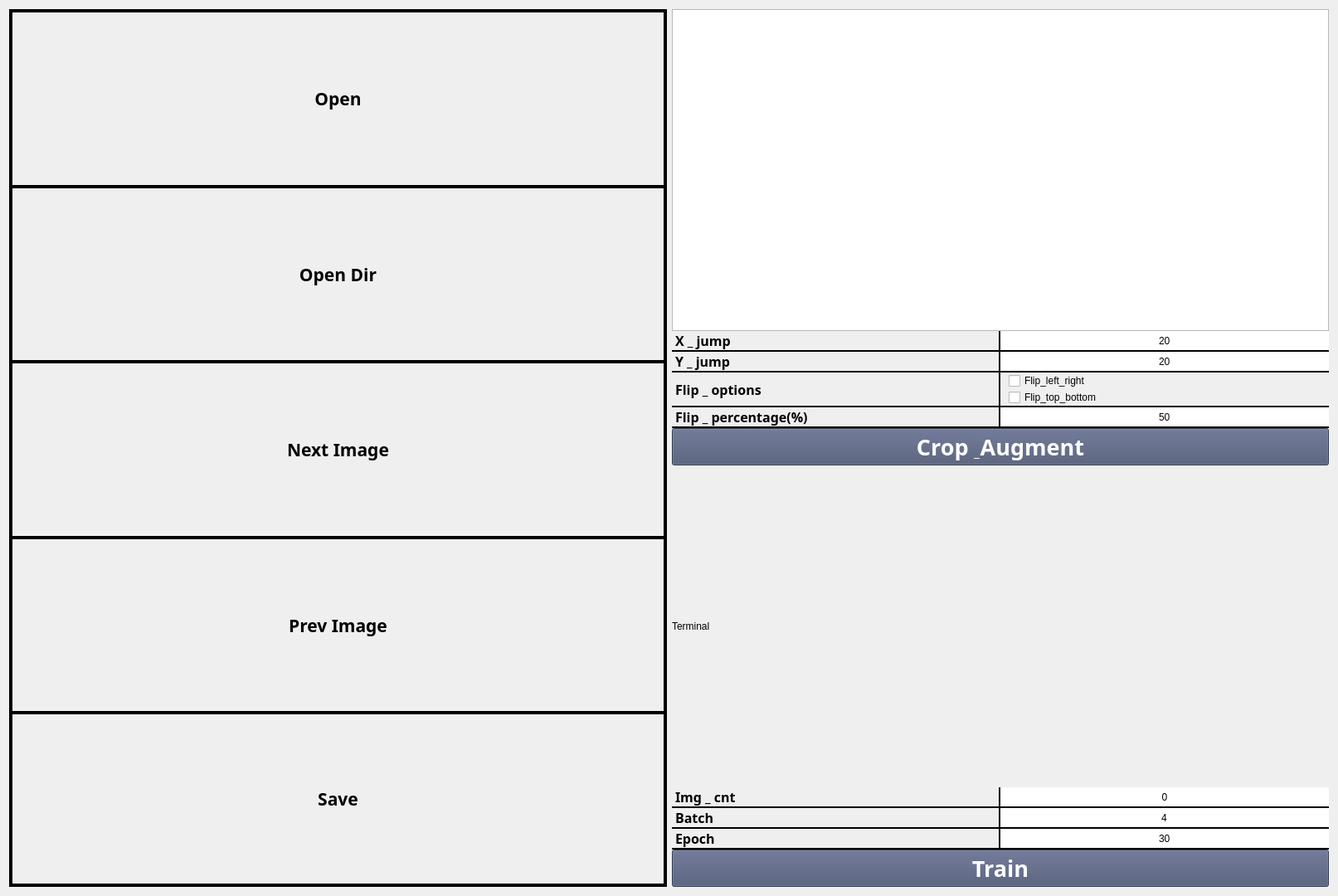
<?xml version="1.0" encoding="UTF-8"?>
<ui version="4.0">
 <class>Labler</class>
 <widget class="QWidget" name="Labler">
  <property name="geometry">
   <rect>
    <x>0</x>
    <y>0</y>
    <width>1613</width>
    <height>1080</height>
   </rect>
  </property>
  <property name="minimumSize">
   <size>
    <width>1024</width>
    <height>640</height>
   </size>
  </property>
  <property name="maximumSize">
   <size>
    <width>1920</width>
    <height>1080</height>
   </size>
  </property>
  <property name="windowTitle">
   <string>Form</string>
  </property>
  <layout class="QHBoxLayout" name="horizontalLayout_2">
   <item>
    <layout class="QHBoxLayout" name="main" stretch="1,4,1">
     <item>
      <layout class="QVBoxLayout" name="control" stretch="0,0,0,0,0">
       <property name="spacing">
        <number>0</number>
       </property>
       <item>
        <widget class="QPushButton" name="open_btn">
         <property name="sizePolicy">
          <sizepolicy hsizetype="Minimum" vsizetype="Expanding">
           <horstretch>0</horstretch>
           <verstretch>0</verstretch>
          </sizepolicy>
         </property>
         <property name="font">
          <font>
           <family>Agency FB</family>
           <pointsize>16</pointsize>
           <weight>75</weight>
           <bold>true</bold>
          </font>
         </property>
         <property name="styleSheet">
          <string notr="true">border: 4px solid black;
border-bottom: 2px;</string>
         </property>
         <property name="text">
          <string>Open</string>
         </property>
        </widget>
       </item>
       <item>
        <widget class="QPushButton" name="open_dir_btn">
         <property name="sizePolicy">
          <sizepolicy hsizetype="Minimum" vsizetype="Expanding">
           <horstretch>0</horstretch>
           <verstretch>0</verstretch>
          </sizepolicy>
         </property>
         <property name="font">
          <font>
           <family>Agency FB</family>
           <pointsize>16</pointsize>
           <weight>75</weight>
           <bold>true</bold>
          </font>
         </property>
         <property name="styleSheet">
          <string notr="true">border: 4px solid black;
border-bottom: 2px;</string>
         </property>
         <property name="text">
          <string>Open Dir</string>
         </property>
        </widget>
       </item>
       <item>
        <widget class="QPushButton" name="next_btn">
         <property name="sizePolicy">
          <sizepolicy hsizetype="Minimum" vsizetype="Expanding">
           <horstretch>0</horstretch>
           <verstretch>0</verstretch>
          </sizepolicy>
         </property>
         <property name="font">
          <font>
           <family>Agency FB</family>
           <pointsize>16</pointsize>
           <weight>75</weight>
           <bold>true</bold>
          </font>
         </property>
         <property name="styleSheet">
          <string notr="true">border: 4px solid black;
border-bottom: 2px;</string>
         </property>
         <property name="text">
          <string>Next Image</string>
         </property>
        </widget>
       </item>
       <item>
        <widget class="QPushButton" name="prev_btn">
         <property name="sizePolicy">
          <sizepolicy hsizetype="Minimum" vsizetype="Expanding">
           <horstretch>0</horstretch>
           <verstretch>0</verstretch>
          </sizepolicy>
         </property>
         <property name="font">
          <font>
           <family>Agency FB</family>
           <pointsize>16</pointsize>
           <weight>75</weight>
           <bold>true</bold>
          </font>
         </property>
         <property name="styleSheet">
          <string notr="true">border: 4px solid black;
border-bottom: 2px;</string>
         </property>
         <property name="text">
          <string>Prev Image</string>
         </property>
        </widget>
       </item>
       <item>
        <widget class="QPushButton" name="save_btn">
         <property name="sizePolicy">
          <sizepolicy hsizetype="Minimum" vsizetype="Expanding">
           <horstretch>0</horstretch>
           <verstretch>0</verstretch>
          </sizepolicy>
         </property>
         <property name="font">
          <font>
           <family>Agency FB</family>
           <pointsize>16</pointsize>
           <weight>75</weight>
           <bold>true</bold>
          </font>
         </property>
         <property name="styleSheet">
          <string notr="true">border: 4px solid black;</string>
         </property>
         <property name="text">
          <string>Save</string>
         </property>
        </widget>
       </item>
      </layout>
     </item>
     <item>
      <layout class="QHBoxLayout" name="img_view">
       <property name="spacing">
        <number>0</number>
       </property>
      </layout>
     </item>
     <item>
      <layout class="QVBoxLayout" name="crop_train" stretch="0,0,0,0,0,0">
       <property name="spacing">
        <number>0</number>
       </property>
       <item>
        <widget class="QListView" name="dir_view"/>
       </item>
       <item>
        <layout class="QGridLayout" name="crop_options" rowstretch="0,0,0,0,0,0">
         <item row="4" column="0">
          <widget class="QLabel" name="flip_options">
           <property name="sizePolicy">
            <sizepolicy hsizetype="Ignored" vsizetype="Minimum">
             <horstretch>0</horstretch>
             <verstretch>0</verstretch>
            </sizepolicy>
           </property>
           <property name="font">
            <font>
             <family>Agency FB</family>
             <pointsize>12</pointsize>
             <weight>75</weight>
             <bold>true</bold>
            </font>
           </property>
           <property name="styleSheet">
            <string notr="true">border: 2px solid black;
border-left: 0px;
border-top: 0px;
border-bottom: 0px;</string>
           </property>
           <property name="text">
            <string>Flip _ options</string>
           </property>
           <property name="alignment">
            <set>Qt::AlignLeading|Qt::AlignLeft|Qt::AlignVCenter</set>
           </property>
          </widget>
         </item>
         <item row="4" column="2">
          <layout class="QGridLayout" name="check_options">
           <item row="1" column="0">
            <spacer name="horizontalSpacer_2">
             <property name="orientation">
              <enum>Qt::Horizontal</enum>
             </property>
             <property name="sizeType">
              <enum>QSizePolicy::Fixed</enum>
             </property>
             <property name="sizeHint" stdset="0">
              <size>
               <width>10</width>
               <height>20</height>
              </size>
             </property>
            </spacer>
           </item>
           <item row="0" column="0">
            <spacer name="horizontalSpacer">
             <property name="orientation">
              <enum>Qt::Horizontal</enum>
             </property>
             <property name="sizeType">
              <enum>QSizePolicy::Fixed</enum>
             </property>
             <property name="sizeHint" stdset="0">
              <size>
               <width>10</width>
               <height>20</height>
              </size>
             </property>
            </spacer>
           </item>
           <item row="1" column="1">
            <widget class="QCheckBox" name="top_bottom">
             <property name="sizePolicy">
              <sizepolicy hsizetype="Expanding" vsizetype="Minimum">
               <horstretch>0</horstretch>
               <verstretch>0</verstretch>
              </sizepolicy>
             </property>
             <property name="styleSheet">
              <string notr="true"/>
             </property>
             <property name="text">
              <string>Flip_top_bottom</string>
             </property>
            </widget>
           </item>
           <item row="0" column="1">
            <widget class="QCheckBox" name="left_right">
             <property name="sizePolicy">
              <sizepolicy hsizetype="Expanding" vsizetype="Minimum">
               <horstretch>0</horstretch>
               <verstretch>0</verstretch>
              </sizepolicy>
             </property>
             <property name="styleSheet">
              <string notr="true"/>
             </property>
             <property name="text">
              <string>Flip_left_right</string>
             </property>
            </widget>
           </item>
          </layout>
         </item>
         <item row="2" column="0">
          <widget class="QLabel" name="y_jump">
           <property name="sizePolicy">
            <sizepolicy hsizetype="Expanding" vsizetype="Minimum">
             <horstretch>0</horstretch>
             <verstretch>0</verstretch>
            </sizepolicy>
           </property>
           <property name="font">
            <font>
             <family>Agency FB</family>
             <pointsize>12</pointsize>
             <weight>75</weight>
             <bold>true</bold>
            </font>
           </property>
           <property name="styleSheet">
            <string notr="true">border: 2px solid black;
border-left: 0px;
border-top: 0px;</string>
           </property>
           <property name="text">
            <string>Y _ jump</string>
           </property>
           <property name="alignment">
            <set>Qt::AlignLeading|Qt::AlignLeft|Qt::AlignVCenter</set>
           </property>
          </widget>
         </item>
         <item row="5" column="2">
          <widget class="QLineEdit" name="percent_in">
           <property name="sizePolicy">
            <sizepolicy hsizetype="Expanding" vsizetype="Minimum">
             <horstretch>0</horstretch>
             <verstretch>0</verstretch>
            </sizepolicy>
           </property>
           <property name="styleSheet">
            <string notr="true">border: 2px solid black;
border-left: 0px;
border-right: 0px;</string>
           </property>
           <property name="text">
            <string>50</string>
           </property>
           <property name="alignment">
            <set>Qt::AlignCenter</set>
           </property>
          </widget>
         </item>
         <item row="2" column="2">
          <widget class="QLineEdit" name="y_jump_in">
           <property name="sizePolicy">
            <sizepolicy hsizetype="Expanding" vsizetype="Minimum">
             <horstretch>0</horstretch>
             <verstretch>0</verstretch>
            </sizepolicy>
           </property>
           <property name="styleSheet">
            <string notr="true">border: 2px solid black;
border-left: 0px;
border-top: 0px;
border-right: 0px;</string>
           </property>
           <property name="text">
            <string>20</string>
           </property>
           <property name="alignment">
            <set>Qt::AlignCenter</set>
           </property>
          </widget>
         </item>
         <item row="1" column="2">
          <widget class="QLineEdit" name="x_jump_in">
           <property name="sizePolicy">
            <sizepolicy hsizetype="Expanding" vsizetype="Minimum">
             <horstretch>0</horstretch>
             <verstretch>0</verstretch>
            </sizepolicy>
           </property>
           <property name="styleSheet">
            <string notr="true">border: 2px solid black;
border-left: 0px;
border-top: 0px;
border-right: 0px;</string>
           </property>
           <property name="text">
            <string>20</string>
           </property>
           <property name="alignment">
            <set>Qt::AlignCenter</set>
           </property>
          </widget>
         </item>
         <item row="1" column="0">
          <widget class="QLabel" name="x_jump">
           <property name="sizePolicy">
            <sizepolicy hsizetype="Expanding" vsizetype="Minimum">
             <horstretch>0</horstretch>
             <verstretch>0</verstretch>
            </sizepolicy>
           </property>
           <property name="font">
            <font>
             <family>Agency FB</family>
             <pointsize>12</pointsize>
             <weight>75</weight>
             <bold>true</bold>
            </font>
           </property>
           <property name="styleSheet">
            <string notr="true">border: 2px solid black;
border-left: 0px;
border-top: 0px;</string>
           </property>
           <property name="text">
            <string>X _ jump</string>
           </property>
           <property name="alignment">
            <set>Qt::AlignLeading|Qt::AlignLeft|Qt::AlignVCenter</set>
           </property>
          </widget>
         </item>
         <item row="5" column="0">
          <widget class="QLabel" name="percent">
           <property name="sizePolicy">
            <sizepolicy hsizetype="Preferred" vsizetype="Minimum">
             <horstretch>0</horstretch>
             <verstretch>0</verstretch>
            </sizepolicy>
           </property>
           <property name="font">
            <font>
             <family>Agency FB</family>
             <pointsize>12</pointsize>
             <weight>75</weight>
             <bold>true</bold>
            </font>
           </property>
           <property name="styleSheet">
            <string notr="true">border: 2px solid black;
border-left: 0px;</string>
           </property>
           <property name="text">
            <string>Flip _ percentage(%)</string>
           </property>
           <property name="alignment">
            <set>Qt::AlignLeading|Qt::AlignLeft|Qt::AlignVCenter</set>
           </property>
          </widget>
         </item>
        </layout>
       </item>
       <item>
        <widget class="QPushButton" name="crop_btn">
         <property name="sizePolicy">
          <sizepolicy hsizetype="Minimum" vsizetype="Minimum">
           <horstretch>0</horstretch>
           <verstretch>0</verstretch>
          </sizepolicy>
         </property>
         <property name="font">
          <font>
           <family>Agency FB</family>
           <pointsize>20</pointsize>
           <weight>75</weight>
           <bold>true</bold>
          </font>
         </property>
         <property name="focusPolicy">
          <enum>Qt::StrongFocus</enum>
         </property>
         <property name="styleSheet">
          <string notr="true">QPushButton{
	background-color: rgb(73, 83, 113);
	color: white;
}
QPushButton:hover{
	color: yellow;
	border: 2px solid white;
	border-top: 0px;
	border-left: 0px;
}
</string>
         </property>
         <property name="text">
          <string>Crop &amp; Augment</string>
         </property>
        </widget>
       </item>
       <item>
        <widget class="QLabel" name="terminal">
         <property name="sizePolicy">
          <sizepolicy hsizetype="Expanding" vsizetype="Expanding">
           <horstretch>0</horstretch>
           <verstretch>0</verstretch>
          </sizepolicy>
         </property>
         <property name="styleSheet">
          <string notr="true"/>
         </property>
         <property name="text">
          <string>Terminal</string>
         </property>
        </widget>
       </item>
       <item>
        <layout class="QGridLayout" name="gridLayout">
         <item row="0" column="0">
          <widget class="QLabel" name="img_cnt">
           <property name="sizePolicy">
            <sizepolicy hsizetype="Expanding" vsizetype="Minimum">
             <horstretch>0</horstretch>
             <verstretch>0</verstretch>
            </sizepolicy>
           </property>
           <property name="font">
            <font>
             <family>Agency FB</family>
             <pointsize>12</pointsize>
             <weight>75</weight>
             <bold>true</bold>
            </font>
           </property>
           <property name="styleSheet">
            <string notr="true">border: 2px solid black;
border-left: 0px;
border-top: 0px;</string>
           </property>
           <property name="text">
            <string>Img _ cnt</string>
           </property>
           <property name="alignment">
            <set>Qt::AlignLeading|Qt::AlignLeft|Qt::AlignVCenter</set>
           </property>
          </widget>
         </item>
         <item row="2" column="1">
          <widget class="QLineEdit" name="epoch_in">
           <property name="sizePolicy">
            <sizepolicy hsizetype="Expanding" vsizetype="Minimum">
             <horstretch>0</horstretch>
             <verstretch>0</verstretch>
            </sizepolicy>
           </property>
           <property name="styleSheet">
            <string notr="true">border: 2px solid black;
border-left: 0px;
border-top: 0px;
border-right: 0px;</string>
           </property>
           <property name="text">
            <string>30</string>
           </property>
           <property name="alignment">
            <set>Qt::AlignCenter</set>
           </property>
          </widget>
         </item>
         <item row="1" column="0">
          <widget class="QLabel" name="batch">
           <property name="sizePolicy">
            <sizepolicy hsizetype="Expanding" vsizetype="Minimum">
             <horstretch>0</horstretch>
             <verstretch>0</verstretch>
            </sizepolicy>
           </property>
           <property name="font">
            <font>
             <family>Agency FB</family>
             <pointsize>12</pointsize>
             <weight>75</weight>
             <bold>true</bold>
            </font>
           </property>
           <property name="styleSheet">
            <string notr="true">border: 2px solid black;
border-left: 0px;
border-top: 0px;</string>
           </property>
           <property name="text">
            <string>Batch</string>
           </property>
           <property name="alignment">
            <set>Qt::AlignLeading|Qt::AlignLeft|Qt::AlignVCenter</set>
           </property>
          </widget>
         </item>
         <item row="1" column="1">
          <widget class="QLineEdit" name="batch_in">
           <property name="sizePolicy">
            <sizepolicy hsizetype="Expanding" vsizetype="Minimum">
             <horstretch>0</horstretch>
             <verstretch>0</verstretch>
            </sizepolicy>
           </property>
           <property name="styleSheet">
            <string notr="true">border: 2px solid black;
border-left: 0px;
border-top: 0px;
border-right: 0px;</string>
           </property>
           <property name="text">
            <string>4</string>
           </property>
           <property name="alignment">
            <set>Qt::AlignCenter</set>
           </property>
          </widget>
         </item>
         <item row="2" column="0">
          <widget class="QLabel" name="epoch">
           <property name="sizePolicy">
            <sizepolicy hsizetype="Expanding" vsizetype="Minimum">
             <horstretch>0</horstretch>
             <verstretch>0</verstretch>
            </sizepolicy>
           </property>
           <property name="font">
            <font>
             <family>Agency FB</family>
             <pointsize>12</pointsize>
             <weight>75</weight>
             <bold>true</bold>
            </font>
           </property>
           <property name="styleSheet">
            <string notr="true">border: 2px solid black;
border-left: 0px;
border-top: 0px;</string>
           </property>
           <property name="text">
            <string>Epoch</string>
           </property>
           <property name="alignment">
            <set>Qt::AlignLeading|Qt::AlignLeft|Qt::AlignVCenter</set>
           </property>
          </widget>
         </item>
         <item row="0" column="1">
          <widget class="QLabel" name="cnt_label">
           <property name="styleSheet">
            <string notr="true">border: 2px solid black;
border-left: 0px;
border-top: 0px;
border-right: 0px;
background-color: rgb(255, 255, 255);</string>
           </property>
           <property name="text">
            <string>0</string>
           </property>
           <property name="alignment">
            <set>Qt::AlignCenter</set>
           </property>
          </widget>
         </item>
        </layout>
       </item>
       <item>
        <widget class="QPushButton" name="train_btn">
         <property name="sizePolicy">
          <sizepolicy hsizetype="Minimum" vsizetype="Minimum">
           <horstretch>0</horstretch>
           <verstretch>0</verstretch>
          </sizepolicy>
         </property>
         <property name="font">
          <font>
           <family>Agency FB</family>
           <pointsize>20</pointsize>
           <weight>75</weight>
           <bold>true</bold>
          </font>
         </property>
         <property name="focusPolicy">
          <enum>Qt::ClickFocus</enum>
         </property>
         <property name="styleSheet">
          <string notr="true">QPushButton{
	background-color: rgb(73, 83, 113);
	color: white;
}
QPushButton:hover{
	color: yellow;
	border: 2px solid white;
	border-top: 0px;
	border-left: 0px;
}
</string>
         </property>
         <property name="text">
          <string>Train</string>
         </property>
        </widget>
       </item>
      </layout>
     </item>
    </layout>
   </item>
  </layout>
 </widget>
 <resources/>
 <connections/>
</ui>
